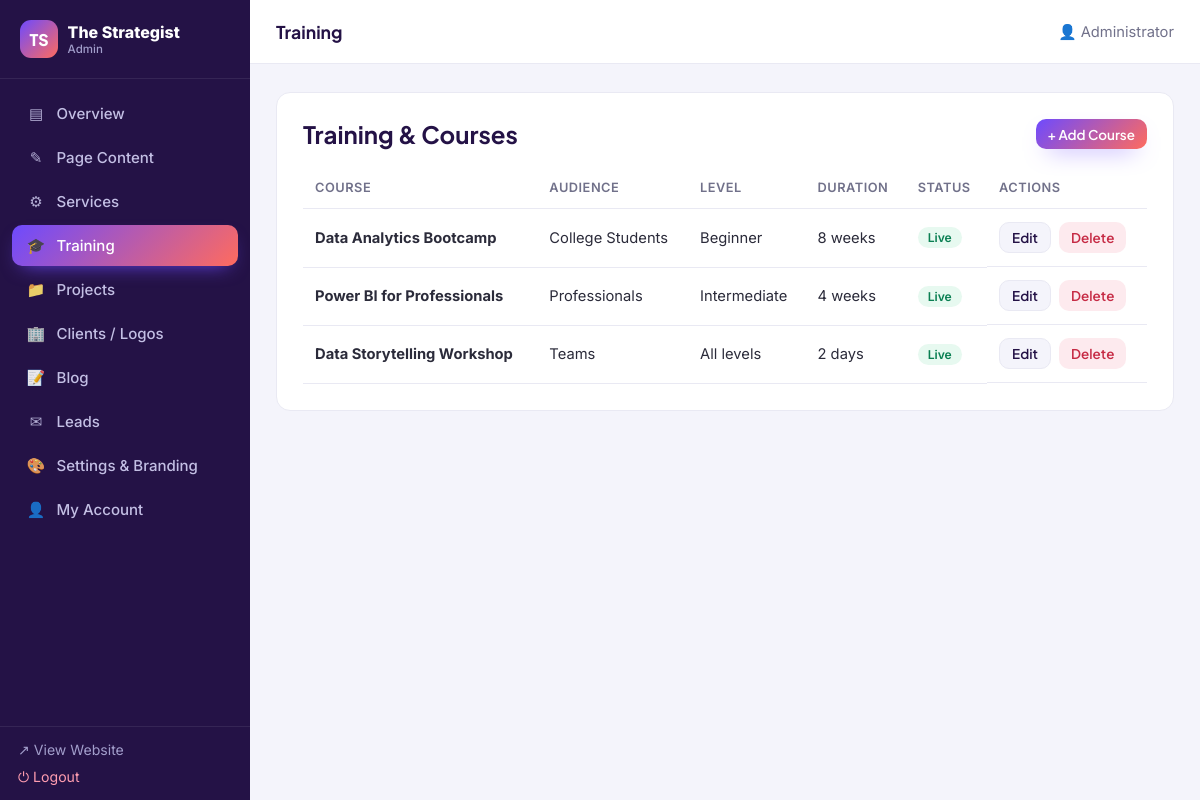
Screenshot of /admin/training.php (signed in) with the database file from the repository.
### tables this page shows
CREATE TABLE IF NOT EXISTS `training` (
  `id`          INT AUTO_INCREMENT PRIMARY KEY,
  `title`       VARCHAR(180) NOT NULL,
  `description` TEXT,
  `audience`    VARCHAR(120) DEFAULT 'Professionals',
  `level`       VARCHAR(60)  DEFAULT 'All levels',
  `duration`    VARCHAR(60)  DEFAULT '4 weeks',
  `price`       VARCHAR(60)  DEFAULT '',
  `image_url`   TEXT,
  `sort`        INT NOT NULL DEFAULT 0,
  `active`      TINYINT(1) NOT NULL DEFAULT 1,
  `created_at`  DATETIME NOT NULL DEFAULT CURRENT_TIMESTAMP
);

### includes/functions.php (called while the page is built, shortened)
<?php
require_once __DIR__ . '/../config/db.php';
function e($v) { return htmlspecialchars((string)$v, ENT_QUOTES, 'UTF-8'); }
function base_url() {
    $https  = (!empty($_SERVER['HTTPS']) && $_SERVER['HTTPS'] !== 'off');
    $scheme = $https ? 'https' : 'http';
    $host   = $_SERVER['HTTP_HOST'] ?? 'localhost';
    $dir = str_replace('\\', '/', dirname($_SERVER['SCRIPT_NAME'] ?? '/'));
    $dir = rtrim($dir, '/');
    if (substr($dir, -6) === '/admin') $dir = substr($dir, 0, -6);
    return $scheme . '://' . $host . $dir;
}
function url($path = '') { return base_url() . '/' . ltrim($path, '/'); }
function all_settings() {
    static $cache = null;
    if ($cache === null) {
        $cache = [];
        foreach (fetchAll('SELECT skey, svalue FROM settings') as $r) {
            $cache[$r['skey']] = $r['svalue'];
        }
    }
    return $cache;
}
function setting($key, $default = '') {
    $s = all_settings();
    return array_key_exists($key, $s) && $s[$key] !== null && $s[$key] !== '' ? $s[$key] : $default;
}

### config/db.php (called while the page is built, shortened)
<?php
function db() {
    static $pdo = null;
    if ($pdo === null) {
        $dsn = 'mysql:host=' . DB_HOST . ';dbname=' . DB_NAME . ';charset=utf8mb4';
        try {
            $pdo = new PDO($dsn, DB_USER, DB_PASS, [
                PDO::ATTR_ERRMODE            => PDO::ERRMODE_EXCEPTION,
                PDO::ATTR_DEFAULT_FETCH_MODE => PDO::FETCH_ASSOC,
                PDO::ATTR_EMULATE_PREPARES   => false,
            ]);
        } catch (PDOException $e) {
            if (DEBUG) {
                die('Database connection failed: ' . htmlspecialchars($e->getMessage())
                    . '<br><br>Edit <code>config/config.php</code> with your database details, '
                    . 'and make sure you have imported <code>config/schema.sql</code>.');
            }
            die('The site is temporarily unavailable. Please try again later.');
        }
    }
    return $pdo;
}
function q($sql, $params = []) {
    $st = db()->prepare($sql);
    $st->execute($params);
    return $st;
}
function fetch1($sql, $params = []) { return q($sql, $params)->fetch(); }
function fetchAll($sql, $params = []) { return q($sql, $params)->fetchAll(); }

### admin/auth.php (called while the page is built, shortened)
<?php
require_once __DIR__ . '/../includes/functions.php';
function is_logged_in() { return !empty($_SESSION['admin_id']); }
function current_admin() {
    static $a = null;
    if ($a === null) $a = fetch1('SELECT * FROM admin_users WHERE id = ?', [$_SESSION['admin_id']]);
    return $a;
}
function csrf_token() {
    return $_SESSION['acsrf'];
}

### admin/training.php (the view, shortened to what this page needs)
<?php
require_once __DIR__ . '/layout.php';
$action = $_GET['action'] ?? 'list';
$id = (int)($_GET['id'] ?? 0);
$editing = $action === 'edit' && $id ? fetch1('SELECT * FROM training WHERE id=?', [$id]) : null;
$isForm = ($action === 'new' || $editing);
admin_header('training.php');
?>
<?php if ($isForm): $s = $editing ?: ['title'=>'','description'=>'','audience'=>'Professionals','level'=>'All levels','duration'=>'4 weeks','price'=>'','image_url'=>'','sort'=>0,'active'=>1]; ?>
<div class="panel">
  <div class="panel-head"><h2><?= $editing?'Edit':'Add' ?> Course</h2><a class="btn btn-light btn-sm" href="<?= e(url('admin/training.php')) ?>">← Back</a></div>
  <form method="post" action="<?= e(url('admin/training.php' . ($editing?'?action=edit&id='.$id:''))) ?>">
    <?= csrf_field() ?>
    <div class="field"><label>Course Title</label><input type="text" name="title" value="<?= e($s['title']) ?>" required></div>
    <div class="field"><label>Description</label><textarea name="description" rows="3"><?= e($s['description']) ?></textarea></div>
    <div class="grid-3c">
      <div class="field"><label>Audience</label><input type="text" name="audience" value="<?= e($s['audience']) ?>" placeholder="e.g. College Students"></div>
      <div class="field"><label>Level</label><input type="text" name="level" value="<?= e($s['level']) ?>" placeholder="Beginner / Intermediate"></div>
      <div class="field"><label>Duration</label><input type="text" name="duration" value="<?= e($s['duration']) ?>" placeholder="e.g. 6 weeks"></div>
    </div>
    <div class="grid-2c">
      <div class="field"><label>Fee <span class="tip">(optional)</span></label><input type="text" name="price" value="<?= e($s['price']) ?>" placeholder="e.g. ₹12,000 or Free"></div>
      <div class="field"><label>Sort order</label><input type="number" name="sort" value="<?= (int)$s['sort'] ?>"></div>
    </div>
    <div class="field img-field"><label>Image link <span class="tip">(optional — Drive/OneDrive)</span></label>
      <input type="text" name="image_url" value="<?= e($s['image_url']) ?>" data-preview="#pv" placeholder="Paste Google Drive / OneDrive link">
      <div class="preview" id="pv"></div>
    </div>
    <div class="field"><label><input type="checkbox" name="active" <?= $s['active']?'checked':'' ?>> Show on website</label></div>
    <div class="form-actions"><button class="btn btn-primary">Save Course</button></div>
  </form>
</div>
<?php else: $rows = fetchAll('SELECT * FROM training ORDER BY sort, id'); ?>
<div class="panel">
  <div class="panel-head"><h2>Training & Courses</h2><a class="btn btn-primary btn-sm" href="<?= e(url('admin/training.php?action=new')) ?>">+ Add Course</a></div>
  <table class="tbl">
    <thead><tr><th>Course</th><th>Audience</th><th>Level</th><th>Duration</th><th>Status</th><th>Actions</th></tr></thead>
    <tbody>
    <?php if ($rows): foreach ($rows as $r): ?>
      <tr>
        <td><b><?= e($r['title']) ?></b></td>
        <td><?= e($r['audience']) ?></td><td><?= e($r['level']) ?></td><td><?= e($r['duration']) ?></td>
        <td><span class="badge badge-<?= $r['active']?'on':'off' ?>"><?= $r['active']?'Live':'Hidden' ?></span></td>
        <td class="actions">
          <a class="btn btn-light btn-sm" href="<?= e(url('admin/training.php?action=edit&id='.$r['id'])) ?>">Edit</a>
          <a class="btn btn-danger btn-sm" href="<?= e(url('admin/training.php?action=delete&id='.$r['id'].'&t='.csrf_token())) ?>" onclick="return confirm('Delete this course?')">Delete</a>
        </td>
      </tr>
    <?php endforeach; else: ?><tr><td colspan="6" class="empty-row">No courses yet. Click “Add Course”.</td></tr><?php endif; ?>
    </tbody>
  </table>
</div>
<?php endif; ?>
<?php admin_footer(); ?>

### admin/layout.php (shortened to what this page needs)
<?php
require_once __DIR__ . '/auth.php';
function admin_header($active = '') {
    $admin = current_admin();
    $items = [
      'index.php'    => ['Overview','▤'],
      'content.php'  => ['Page Content','✎'],
      'services.php' => ['Services','⚙'],
      'training.php' => ['Training','🎓'],
      'projects.php' => ['Projects','📁'],
      'clients.php'  => ['Clients / Logos','🏢'],
      'blog.php'     => ['Blog','📝'],
      'leads.php'    => ['Leads','✉'],
      'settings.php' => ['Settings & Branding','🎨'],
      'account.php'  => ['My Account','👤'],
    ];
    ?><!DOCTYPE html>
<html lang="en"><head>
<title>Admin — <?= e(setting('site_name')) ?></title>
<link rel="stylesheet" href="<?= e(url('admin/assets/admin.css')) ?>">
</head><body>
<div class="admin-shell">
  <aside class="sidebar" id="sidebar">
    <a class="side-brand" href="<?= e(url('admin/index.php')) ?>"><span class="brand-mark">TS</span><span><?= e(setting('site_name')) ?><small>Admin</small></span></a>
    <nav class="side-nav">
      <?php foreach ($items as $file => $it): ?>
        <a href="<?= e(url('admin/' . $file)) ?>" class="<?= $active === $file ? 'active' : '' ?>"><span class="ico"><?= $it[1] ?></span><?= e($it[0]) ?></a>
      <?php endforeach; ?>
    </nav>
    <div class="side-foot">
      <a href="<?= e(url('index.php')) ?>" target="_blank">↗ View Website</a>
      <a href="<?= e(url('admin/logout.php')) ?>" class="logout">⏻ Logout</a>
    </div>
  </aside>
  <div class="admin-main">
    <header class="admin-top">
      <div class="top-title"><?= e($items[$active][0] ?? 'Admin') ?></div>
      <div class="top-user">👤 <?= e($admin['name']) ?></div>
    </header>
    <div class="admin-content">
<?php
}
function admin_footer() {
    ?>
    </div>
  </div>
</div>
</body></html>
<?php
}

### admin/assets/admin.css (style rules this page uses)
*,*::before,*::after { box-sizing:border-box }
:root { --primary:#6C5CE7;--secondary:#00B8D4;--accent:#FF6584;--dark:#2D2A54; --ink:#2b2b3a;--muted:#71718a;--line:#e9e9f3;--bg:#f4f4fb;--card:#fff; --radius:14px;--shadow:0 12px 34px -18px rgba(45,42,84,.4); --grad:linear-gradient(135deg,var(--primary),var(--secondary)) }
body { margin:0;font-family:'Inter',system-ui,sans-serif;color:var(--ink);background:var(--bg) }
a { color:inherit;text-decoration:none }
h1,h2,h3 { font-family:'Plus Jakarta Sans',sans-serif;color:var(--dark);margin:0 0 .4em }
.brand-mark { width:38px;height:38px;border-radius:11px;background:var(--grad);color:#fff; display:grid;place-items:center;font-family:'Plus Jakarta Sans';font-weight:800 }
.admin-shell { display:flex;min-height:100vh }
.sidebar { width:250px;background:var(--dark);color:#cfcbe8;display:flex;flex-direction:column; position:fixed;inset:0 auto 0 0;z-index:40 }
.side-brand { display:flex;align-items:center;gap:.6em;padding:20px;font-weight:800;color:#fff; border-bottom:1px solid rgba(255,255,255,.08) }
.side-brand small { display:block;font-weight:500;font-size:.72rem;color:#a29ecb }
.side-nav { flex:1;padding:14px 12px;overflow-y:auto }
.side-nav a { display:flex;align-items:center;gap:.7em;padding:11px 14px;border-radius:10px; color:#c3bfe4;font-size:.94rem;font-weight:500;margin-bottom:3px }
.side-nav a .ico { width:20px;text-align:center;opacity:.9 }
.side-nav a.active { background:var(--grad);color:#fff;box-shadow:0 8px 20px -10px var(--primary) }
.side-foot { padding:14px 18px;border-top:1px solid rgba(255,255,255,.08);display:grid;gap:10px }
.side-foot a { color:#a29ecb;font-size:.88rem }
.side-foot .logout { color:#ff9db0 }
.admin-main { flex:1;margin-left:250px;min-width:0 }
.admin-top { height:64px;background:#fff;border-bottom:1px solid var(--line);display:flex;align-items:center; gap:16px;padding:0 26px;position:sticky;top:0;z-index:30 }
.admin-top .top-title { font-family:'Plus Jakarta Sans';font-weight:700;font-size:1.1rem;color:var(--dark) }
.admin-top .top-user { margin-left:auto;color:var(--muted);font-size:.92rem }
.admin-content { padding:28px 26px 60px;max-width:1100px }
.panel { background:#fff;border:1px solid var(--line);border-radius:var(--radius);padding:26px;margin-bottom:24px }
.panel-head { display:flex;align-items:center;justify-content:space-between;gap:14px;margin-bottom:18px;flex-wrap:wrap }
.panel-head h2 { margin:0 }
.btn { display:inline-flex;align-items:center;gap:.5em;padding:.7em 1.3em;border-radius:10px; font-weight:600;font-family:'Plus Jakarta Sans';cursor:pointer;border:0;font-size:.92rem;transition:.2s }
.btn-primary { background:var(--grad);color:#fff;box-shadow:0 10px 24px -12px var(--primary) }
.btn-light { background:var(--bg);color:var(--dark);border:1px solid var(--line) }
.btn-danger { background:#fdeaee;color:#c62a44 }
.btn-sm { padding:.45em .9em;font-size:.84rem }
.tbl { width:100%;border-collapse:collapse;font-size:.92rem }
.tbl th,.tbl td { text-align:left;padding:13px 12px;border-bottom:1px solid var(--line);vertical-align:middle }
.tbl th { color:var(--muted);font-weight:600;font-size:.8rem;text-transform:uppercase;letter-spacing:.04em }
.actions { display:flex;gap:8px;flex-wrap:wrap }
.badge { display:inline-block;padding:3px 10px;border-radius:999px;font-size:.76rem;font-weight:600 }
.badge-on { background:#e7f9f0;color:#0a7f52 }

### rows the page displays
training: title "Data Analytics Bootcamp", audience "College Students", level "Beginner", duration "8 weeks", active "Live"
training: title "Power BI for Professionals", audience "Professionals", level "Intermediate", duration "4 weeks", active "Live"
training: title "Data Storytelling Workshop", audience "Teams", level "All levels", duration "2 days", active "Live"

### other values shown
setting('site_name') "The Strategist"
$it[1] "▤"
$it[0] "Overview"
$it[1] "✎"
$it[0] "Page Content"
$it[1] "⚙"
$it[0] "Services"
$it[1] "🎓"
$it[0] "Training"
$it[1] "📁"
$it[0] "Projects"
$it[1] "🏢"
$it[0] "Clients / Logos"
$it[1] "📝"
$it[0] "Blog"
